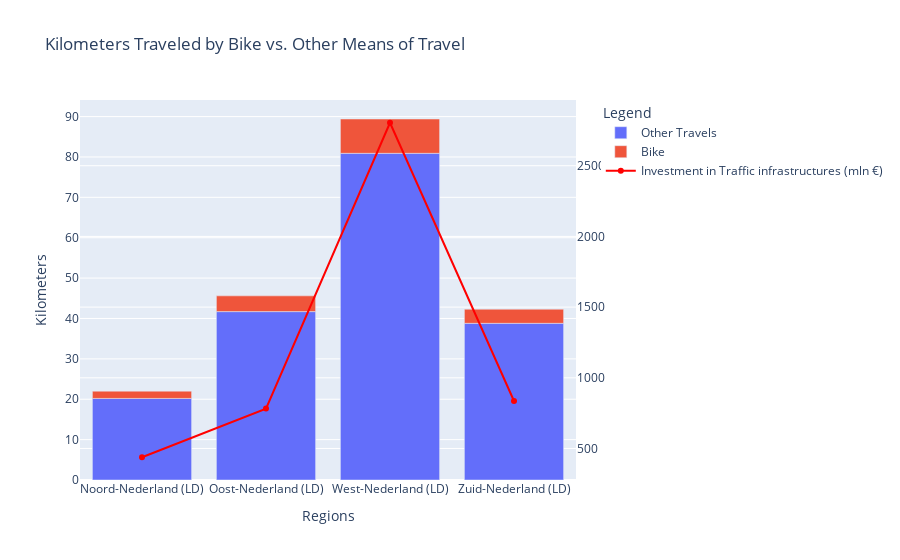

Notebook code cell kept with this figure:
### Code cell
df_total_transport = df_travels[['Total', 'Regions']]
df['Other Travels'] = df['Total'] - df['Bike']
df = pd.merge(df, df_total_transport, on='Regions', suffixes=('', '_total'))

fig = px.bar(
    df,
    x='Regions',
    y=['Other Travels', 'Bike'],
    labels={'value': 'Kilometers', 'Regions': 'Regions', 'variable': 'Means of Travel'},
    title="Kilometers Traveled by Bike vs. Other Means of Travel"
)
fig.add_trace(
    go.Scatter(
        x=df['Regions'],
        y=df['Total traffic, transportation and wate..'],
        mode='lines+markers',
        name='Investment in Traffic infrastructures (mln €)',
        line=dict(color='red'),
        yaxis='y2'
    )
)
fig.update_layout(
    yaxis2=dict(
        overlaying='y',
        side='right'
    )
)
fig.update_layout(xaxis_title='Regions', yaxis_title='Kilometers')
fig.update_layout(
    legend=dict(
        x=1.05,
        y=1,     
        title_text='Legend'
    )
)

fig.show()

### Figure 1 — Plotly figure (JSON) as saved in the notebook; plotly's stock layout.template omitted (floating-point values rounded to 4 significant figures)
{"data": [{"alignmentgroup": "True", "hovertemplate": "Means of Travel=Other Travels<br>Regions=%{x}<br>Kilometers=%{y}<extra></extra>", "legendgroup": "Other Travels", "marker": {"color": "#636efa", "pattern": {"shape": ""}}, "name": "Other Travels", "offsetgroup": "Other Travels", "orientation": "v", "showlegend": true, "textposition": "auto", "type": "bar", "x": ["Noord-Nederland (LD)", "Oost-Nederland (LD)", "West-Nederland (LD)", "Zuid-Nederland (LD)"], "xaxis": "x", "y": [20.2, 41.7, 80.9, 38.8], "yaxis": "y"}, {"alignmentgroup": "True", "hovertemplate": "Means of Travel=Bike<br>Regions=%{x}<br>Kilometers=%{y}<extra></extra>", "legendgroup": "Bike", "marker": {"color": "#EF553B", "pattern": {"shape": ""}}, "name": "Bike", "offsetgroup": "Bike", "orientation": "v", "showlegend": true, "textposition": "auto", "type": "bar", "x": ["Noord-Nederland (LD)", "Oost-Nederland (LD)", "West-Nederland (LD)", "Zuid-Nederland (LD)"], "xaxis": "x", "y": [1.8, 3.9, 8.5, 3.5], "yaxis": "y"}, {"line": {"color": "red"}, "mode": "lines+markers", "name": "Investment in Traffic infrastructures (mln €)", "type": "scatter", "x": ["Noord-Nederland (LD)", "Oost-Nederland (LD)", "West-Nederland (LD)", "Zuid-Nederland (LD)"], "y": [438, 782, 2804, 836], "yaxis": "y2"}], "layout": {"autosize": true, "barmode": "relative", "legend": {"title": {"text": "Legend"}, "tracegroupgap": 0, "x": 1.05, "y": 1}, "title": {"text": "Kilometers Traveled by Bike vs. Other Means of Travel"}, "xaxis": {"anchor": "y", "autorange": true, "domain": [0, 1], "range": [-0.5, 3.5], "title": {"text": "Regions"}, "type": "category"}, "yaxis": {"anchor": "x", "autorange": true, "domain": [0, 1], "range": [0, 94.11], "title": {"text": "Kilometers"}, "type": "linear"}, "yaxis2": {"autorange": true, "overlaying": "y", "range": [242.7, 2999.0], "side": "right", "type": "linear"}}}
